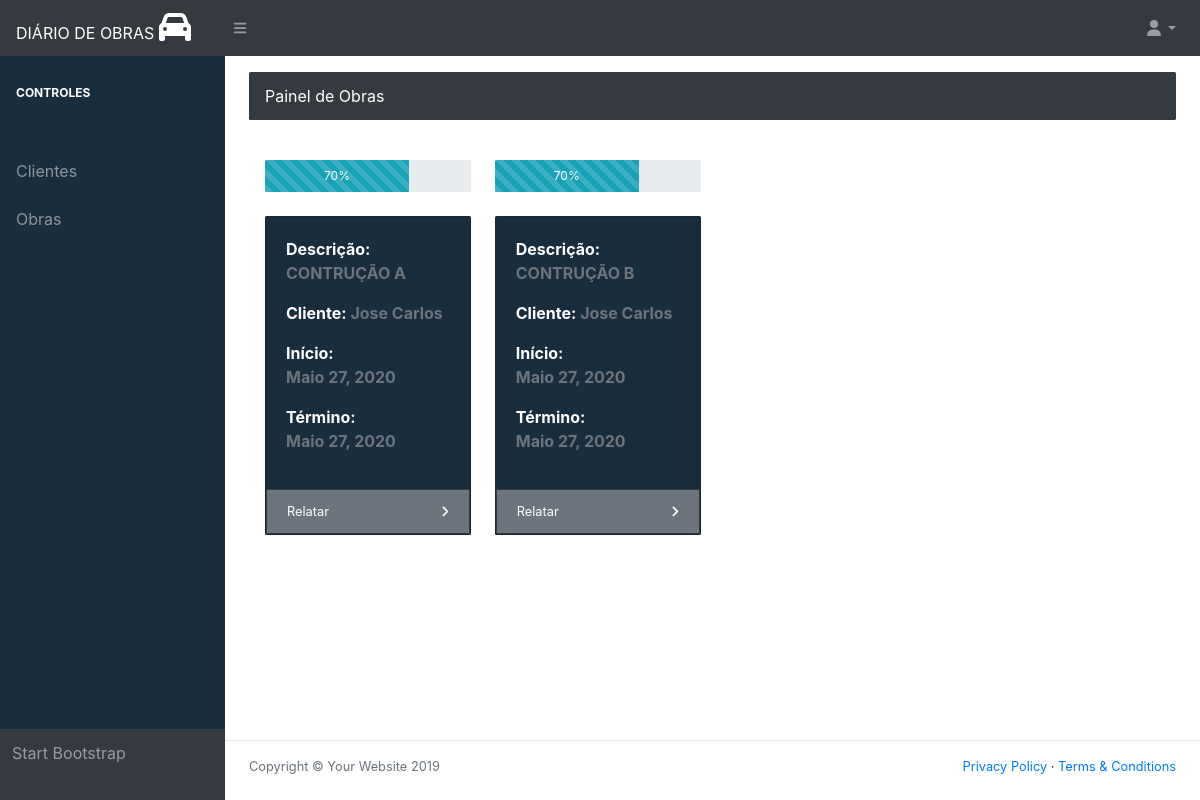
The app's page /home_page (signed in), older data.
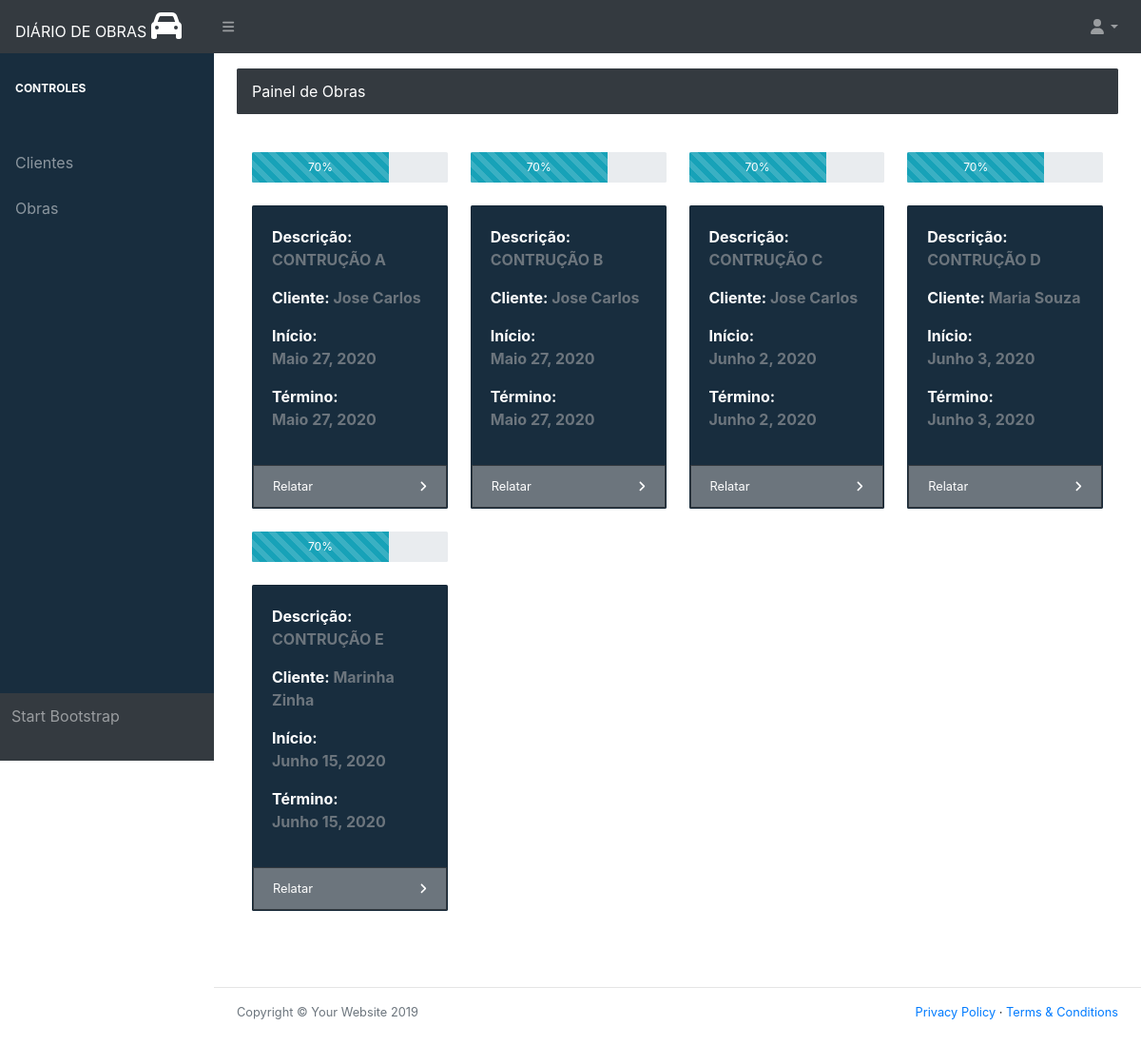
The same page, newer data.
### Diary/models.py (models this page shows, shortened)
class Construction(models.Model):
    construction_name = models.CharField('Nome da construção', max_length=60)
    construction_date_start = models.DateField('Data de início')
    construction_date_term = models.DateField('Data de entrega')
    construction_company_customer = models.ForeignKey(Customer, on_delete=models.CASCADE)
    construction_company_engineer = models.ForeignKey(Engineer, on_delete=models.CASCADE)

class Customer(models.Model):
    user_access = models.ForeignKey(Access, on_delete=models.CASCADE)
    engineer = models.ForeignKey(Engineer, on_delete=models.CASCADE)
    customer_name = models.CharField('Nome do cliente', max_length=50)
    customer_cnpj = models.CharField('CNPJ', max_length=50)
    customer_contact = models.CharField('Número de Contato', max_length=50)
    customer_street = models.CharField('Rua', max_length=50)
    customer_number = models.IntegerField('Número')
    customer_city = models.CharField('Cidade', max_length=50)
    customer_state = models.CharField('Estado', max_length=50)
    customer_cod = models.CharField('CEP', max_length=50)

### Diary/views/home/home_page.py (the view)
# urls.py: path('home_page', Index, name='home_page'),
@login_required(login_url='login')
def Index(request):
    user = request.user
    user = Access.objects.get(id=user.id)
    engineer = Engineer.objects.get(user_access=user)
    constructions = Construction.objects.filter(construction_company_engineer=engineer)
    if user.user_type == 'Engenheiro':
        nome_campo = 'engineer_name'
        usuario = Engineer.objects.get(user_access__email=user.email)
    elif user.user_type == 'Cliente':
        nome_campo = 'engineer_customer'
        usuario = Customer.objects.get(user_access__email=user.email)
    return render(request, 'Diary/home/index.html', locals())

### Diary/models.py (called while the page is built)
    def __str__(self):
        return self.email

### templates/Diary/home/index.html (shortened to what this page needs)
{% extends 'Diary/home/base.html' %}
{% load static %}
                {% block conteudo %}
                <main>
                    <div class="container-fluid">
                        <ol class="breadcrumb mb-4">
                            <li class="breadcrumb-item active">Painel de Obras</li>
                        </ol>
                        <div class="modal-body">
                            <div class="row">
                                {% for i in constructions %}
                                    <div class="col-xl-3 col-md-6">
                                    <div class="progress">
                                    <div class="progress-bar progress-bar-striped bg-info" role="progressbar" style="width: 70%" aria-valuenow="100" aria-valuemin="0" aria-valuemax="100">70%</div></div><br>
                                        <div class="card bg-primary text-white mb-4">
                                            <div class="card-body">
                                                <p class="text-secondary"><span class="text-white">Descrição:</span> {{ i.construction_name }}</p>
                                                <p class="text-secondary"><span class="text-white">Cliente:</span> {{ i.construction_company_customer.customer_name }}</p>
                                                Início: <p class="text-secondary">{{ i.construction_date_start }}</p>
                                                Término: <p class="text-secondary">{{ i.construction_date_start }}</p>
                                            </div>
                                            <div class="card-footer d-flex align-items-center justify-content-between">
                                                <a class="small text-white stretched-link" href="{% url 'register_diary' i.id %}">Relatar</a>
                                                <div class="small text-white"><i class="fas fa-angle-right"></i></div>
                                            </div>
                                        </div>
                                    </div>
                                {% endfor %}
                            </div>
                        </div>
                    </div>
                </main>
                {% endblock %}

Row changes from the older to the newer data that the page shows:
added Construction: construction_name "CONTRUÇÃO C", construction_company_customer.customer_name "Jose Carlos", construction_date_start "Junho 2, 2020"
added Construction: construction_name "CONTRUÇÃO D", construction_company_customer.customer_name "Maria Souza", construction_date_start "Junho 3, 2020"
added Construction: construction_name "CONTRUÇÃO E", construction_company_customer.customer_name "Marinha Zinha", construction_date_start "Junho 15, 2020"
